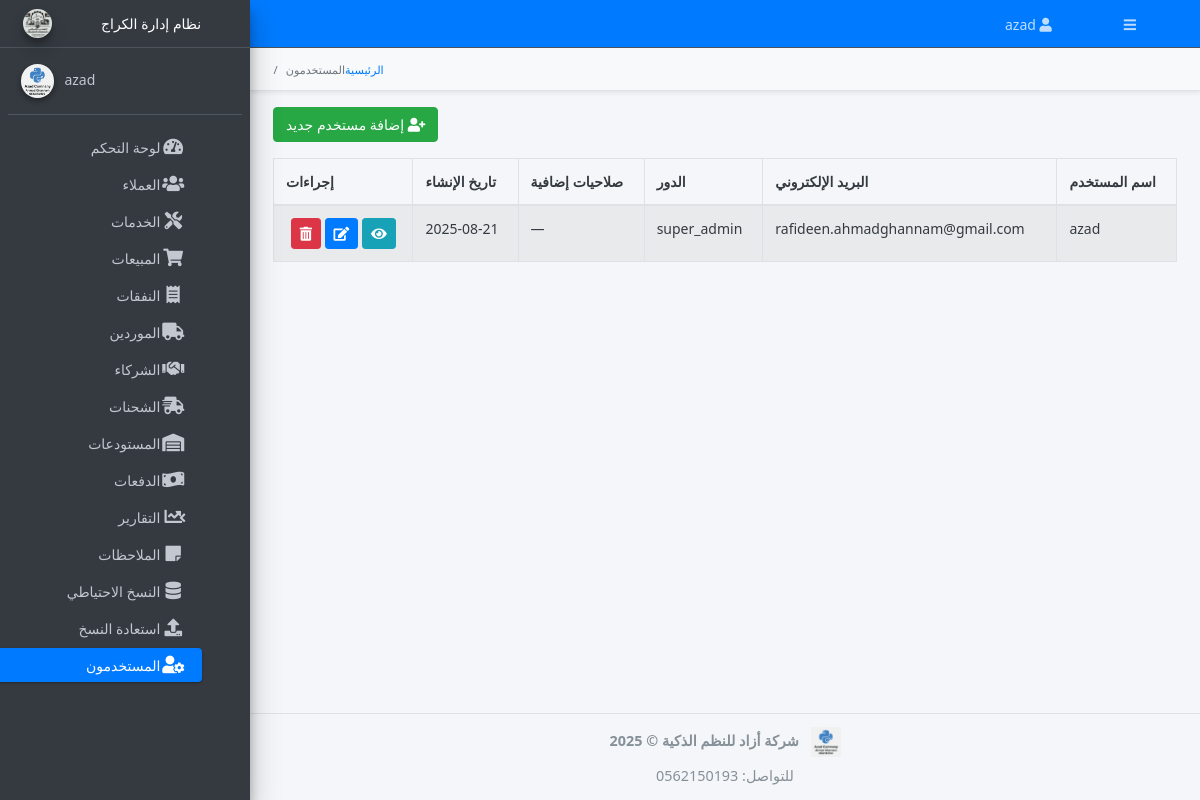
Page /users/ (signed in) on the committed database.
### models.py (models this page shows, shortened)
class TimestampMixin:
    created_at = db.Column(db.DateTime, default=datetime.utcnow, nullable=False, index=True)
    updated_at = db.Column(db.DateTime, default=datetime.utcnow, onupdate=datetime.utcnow, nullable=False, index=True)

class AuditMixin:
    @classmethod
    def __declare_last__(cls):
        from sqlalchemy import inspect, event as _evt
        @_evt.listens_for(cls, "before_update", propagate=True)
        def _capture_prev_state(mapper, connection, target):
            try:
                insp = inspect(target)
                prev = {}
                for attr in mapper.column_attrs:
                    hist = insp.attrs[attr.key].history
                    if hist.has_changes() and hist.deleted:
                        prev[attr.key] = hist.deleted[0]
                setattr(target, "_previous_state", prev)
            except Exception:
                setattr(target, "_previous_state", {})

class User(db.Model, UserMixin, TimestampMixin, AuditMixin):
    __tablename__ = "users"
    id            = db.Column(db.Integer, primary_key=True)
    username      = db.Column(db.String(50),  unique=True, nullable=False, index=True)
    email         = db.Column(db.String(120), unique=True, nullable=False, index=True)
    password_hash = db.Column(db.String(128), nullable=False)
    role_id       = db.Column(db.Integer, db.ForeignKey("roles.id"), index=True)
    _is_active    = db.Column("is_active", db.Boolean, nullable=False, server_default=text("1"))
    last_login    = db.Column(db.DateTime)
    role = db.relationship("Role", backref="users", lazy="joined")
    extra_permissions = db.relationship(
        "Permission",
        secondary=user_permissions,
        backref=db.backref("users_extra", lazy="dynamic"),
        lazy="dynamic",
    )
    service_requests = db.relationship("ServiceRequest", back_populates="mechanic", lazy="dynamic")
    sales            = db.relationship("Sale", back_populates="seller", cascade="all, delete-orphan")
    __table_args__ = (
        db.Index("ix_users_role_active", "role_id", "is_active"),
    )
    @property
    def is_active(self):
        return bool(self._is_active)
    @is_active.setter
    def is_active(self, value):
        self._is_active = bool(value)
    def has_permission(self, name: str) -> bool:
        target = (name or "").strip().lower()
        if not target:
            return False
        try:
            super_roles = set(SUPER_ROLES)
        except Exception:
            super_roles = set()
        role_name = (getattr(self.role, "name", "") or "").strip().lower()
        if role_name in super_roles:
            return True

class Role(db.Model, AuditMixin):
    __tablename__ = "roles"
    id          = db.Column(db.Integer, primary_key=True)
    name        = db.Column(db.String(50), unique=True, nullable=False, index=True)
    description = db.Column(db.String(200))
    is_default  = db.Column(db.Boolean, default=False, nullable=False)
    permissions = db.relationship(
        "Permission",
        secondary=role_permissions,
        lazy="selectin",
        backref=db.backref("roles", lazy="selectin"),
    )
    __table_args__ = (
        db.Index("ix_roles_default_name", "is_default", "name"),
    )

### routes/users.py (the view, shortened to what this page needs)
@users_bp.route("/", methods=["GET"], endpoint="list_users")
@login_required
@permission_required("manage_users")
def list_users():
    q = User.query.options(joinedload(User.role))
    term = request.args.get("search", "")
    if term:
        like = f"%{term}%"
        q = q.filter((User.username.ilike(like)) | (User.email.ilike(like)))
    page = request.args.get("page", 1, type=int)
    per_page = request.args.get("per_page", 20, type=int)
    pagination = q.order_by(User.username).paginate(page=page, per_page=per_page, error_out=False)
    users = pagination.items
    args = request.args.to_dict(flat=True)
    args.pop("page", None)
    return render_template("users/list.html", users=users, pagination=pagination, search=term, args=args)

### app.py (called while the page is built, shortened)
@login_manager.user_loader
def load_user(user_id):
    from sqlalchemy.orm import joinedload, lazyload
    from sqlalchemy import select
    uid_str = str(user_id or "").strip()
    try:
        ident = int(uid_str)
    except Exception:
        return None
    stmt_user = (
        select(User)
        .options(joinedload(User.role).joinedload(Role.permissions))
        .where(User.id == ident)
    )
    user = db.session.execute(stmt_user).unique().scalar_one_or_none()
    if user:
        return user
    stmt_cust = select(Customer).options(lazyload("*")).where(Customer.id == ident)
    return db.session.execute(stmt_cust).scalar_one_or_none()

### utils.py (called while the page is built, shortened)
def permission_required(*permission_names):
    base_needed = {str(p).strip().lower() for p in permission_names if p}
    def decorator(f):
        @wraps(f)
        def wrapped(*args, **kwargs):
            try:
                cfg = getattr(current_app, "config", {})
            except Exception:
                cfg = {}
            if cfg.get("PERMISSION_DISABLED") or cfg.get("LOGIN_DISABLED"):
                return f(*args, **kwargs)
            try:
                role_name = str(getattr(getattr(current_user, "role", None), "name", "")).lower()
                if role_name in {r.lower() for r in _SUPER_ROLES}:
                    return f(*args, **kwargs)
            except Exception:
                pass
        return wrapped
    return decorator

### templates/users/list.html (shortened to what this page needs)
{% extends 'base.html' %}
{% block breadcrumb %}
<li class="breadcrumb-item">
  <a href="{{ url_for('main.dashboard') }}">الرئيسية</a>
</li>
<li class="breadcrumb-item active">المستخدمون</li>
{% endblock %}
{% block content %}
<div class="container-fluid">
  {% if current_user.has_permission('admin_access') %}
    <a href="{{ url_for('users_bp.create_user') }}" class="btn btn-success mb-3">
      <i class="fas fa-user-plus"></i> إضافة مستخدم جديد
    </a>
  {% endif %}
  <table id="users-table" class="table table-striped table-bordered">
    <thead>
      <tr>
        <th>اسم المستخدم</th>
        <th>البريد الإلكتروني</th>
        <th>الدور</th>
        <th>صلاحيات إضافية</th>
        <th>تاريخ الإنشاء</th>
        {% if current_user.has_permission('admin_access') %}
          <th>إجراءات</th>
        {% endif %}
      </tr>
    </thead>
    <tbody>
      {% for user in users %}
        <tr>
          <td>{{ user.username }}</td>
          <td>{{ user.email }}</td>
          <td>{{ user.role.name if user.role else '—' }}</td>
          <td>
            {% set perms = user.extra_permissions.all() %}
            {% if perms %}
              {{ perms | map(attribute='name') | join(', ') }}
            {% else %}
              —
            {% endif %}
          </td>
          <td>{{ user.created_at.strftime('%Y-%m-%d') }}</td>
          {% if current_user.has_permission('admin_access') %}
            <td class="text-center">
              <a href="{{ url_for('users_bp.user_detail', user_id=user.id) }}"
                 class="btn btn-sm btn-info" title="تفاصيل">
                <i class="fas fa-eye"></i>
              </a>
              <a href="{{ url_for('users_bp.edit_user', user_id=user.id) }}"
                 class="btn btn-sm btn-primary" title="تعديل">
                <i class="fas fa-edit"></i>
              </a>
              <form action="{{ url_for('users_bp.delete_user', user_id=user.id) }}"
                    method="post" class="d-inline"
                    onsubmit="return confirm('هل أنت متأكد من حذف هذا المستخدم؟');">
                <button type="submit" class="btn btn-sm btn-danger" title="حذف">
                  <i class="fas fa-trash-alt"></i>
                </button>
              </form>
            </td>
          {% endif %}
        </tr>
      {% endfor %}
    </tbody>
  </table>
</div>
{% endblock %}

### templates/partials/navbar.html (shortened to what this page needs)
<nav class="main-header navbar navbar-expand navbar-primary navbar-dark">
  <ul class="navbar-nav">
    <li class="nav-item">
      <a class="nav-link" data-widget="pushmenu" href="#" role="button">
        <i class="fas fa-bars"></i>
      </a>
    </li>
  </ul>
  {% if current_user.is_authenticated %}
  <ul class="navbar-nav ml-auto">
    <li class="nav-item dropdown">
      <a class="nav-link" data-toggle="dropdown" href="#">
        <i class="fas fa-user"></i>
        {{ current_user.username }}
      </a>
    </li>
  </ul>
  {% endif %}
</nav>

### templates/partials/sidebar.html (shortened to what this page needs)
<aside class="main-sidebar sidebar-dark-primary elevation-4" dir="rtl">
  <a href="{{ url_for('main.dashboard') }}" class="brand-link text-center">
    <img src="{{ url_for('static', filename='img/logo.png') }}"
         alt="Garage Logo"
         class="brand-image img-circle elevation-3"
         style="opacity:.9; max-height:45px;">
    <span class="brand-text font-weight-light d-block">نظام إدارة الكراج</span>
  </a>
  <div class="sidebar">
    <div class="user-panel mt-3 pb-3 mb-3 d-flex justify-content-end">
      <div class="info text-right">
        <a href="{{ url_for('users_bp.profile') }}" class="d-block">
          {{ current_user.username if current_user.is_authenticated else "ضيف" }}
        </a>
      </div>
      <div class="image">
        <img src="{{ url_for('static', filename='img/azad_logo.png') }}"
             class="img-circle elevation-2"
             alt="User Image">
      </div>
    </div>
    <nav class="mt-2">
      <ul class="nav nav-pills nav-sidebar flex-column text-right" data-widget="treeview" role="menu" data-accordion="false">
        <li class="nav-item">
          <a href="{{ url_for('main.dashboard') }}" class="nav-link {% if request.endpoint == 'main.dashboard' %}active{% endif %}">
            <i class="nav-icon fas fa-tachometer-alt"></i><p>لوحة التحكم</p>
          </a>
        </li>
        <li class="nav-item">
          <a href="{{ url_for('customers_bp.list_customers') }}" class="nav-link {% if request.blueprint == 'customers_bp' %}active{% endif %}">
            <i class="nav-icon fas fa-users"></i><p>العملاء</p>
          </a>
        </li>
        <li class="nav-item">
          <a href="{{ url_for('service.list_requests') }}" class="nav-link {% if request.blueprint == 'service' %}active{% endif %}">
            <i class="nav-icon fas fa-tools"></i><p>الخدمات</p>
          </a>
        </li>
        <li class="nav-item">
          <a href="{{ url_for('sales_bp.list_sales') }}" class="nav-link {% if request.blueprint == 'sales_bp' %}active{% endif %}">
            <i class="nav-icon fas fa-shopping-cart"></i><p>المبيعات</p>
          </a>
        </li>
        <li class="nav-item">
          <a href="{{ url_for('expenses_bp.list_expenses') }}" class="nav-link {% if request.blueprint == 'expenses_bp' %}active{% endif %}">
            <i class="nav-icon fas fa-receipt"></i><p>النفقات</p>
          </a>
        </li>
        <li class="nav-item">
          <a href="{{ url_for('vendors_bp.suppliers_list') }}" class="nav-link {% if request.blueprint == 'vendors_bp' %}active{% endif %}">
            <i class="nav-icon fas fa-truck"></i><p>الموردين</p>
          </a>
        </li>
        <li class="nav-item">
          <a href="{{ url_for('vendors_bp.partners_list') }}" class="nav-link {% if request.blueprint == 'vendors_bp' %}active{% endif %}">
            <i class="nav-icon fas fa-handshake"></i><p>الشركاء</p>
          </a>
        </li>
        <li class="nav-item">
          <a href="{{ url_for('shipments_bp.list_shipments') }}" class="nav-link {% if request.blueprint == 'shipments_bp' %}active{% endif %}">
            <i class="nav-icon fas fa-shipping-fast"></i><p>الشحنات</p>
          </a>
        </li>
        <li class="nav-item">
          <a href="{{ url_for('warehouse_bp.list') }}" class="nav-link {% if request.blueprint == 'warehouse_bp' %}active{% endif %}">
            <i class="nav-icon fas fa-warehouse"></i><p>المستودعات</p>
          </a>
        </li>
        <li class="nav-item">
          <a href="{{ url_for('payments.index') }}" class="nav-link {% if request.blueprint == 'payments' %}active{% endif %}">
            <i class="nav-icon fas fa-money-bill-wave"></i><p>الدفعات</p>
          </a>
        </li>
        {% set is_reports = (request.blueprint == 'reports_bp') %}
        <li class="nav-item has-treeview {% if is_reports %}menu-open{% endif %}">
          <a href="{{ url_for('reports_bp.universal') }}" class="nav-link {% if is_reports and request.endpoint == 'reports_bp.universal' %}active{% endif %}">
            <i class="nav-icon fas fa-chart-line"></i><p>التقارير<i class="right fas fa-angle-left"></i></p>
          </a>
        </li>
        <li class="nav-item">
          <a href="{{ url_for('notes_bp.list_notes') }}" class="nav-link {% if request.blueprint == 'notes_bp' %}active{% endif %}">
            <i class="nav-icon fas fa-sticky-note"></i><p>الملاحظات</p>
          </a>
        </li>
        {% if current_user.has_permission('backup_database') %}
          <li class="nav-item">
            <a href="{{ url_for('main.backup_db') }}" class="nav-link {% if request.endpoint in ['main.backup_db','main.restore_db'] %}active{% endif %}">
              <i class="nav-icon fas fa-database"></i><p>النسخ الاحتياطي</p>
            </a>
          </li>
        {% endif %}
        {% if current_user.has_permission('restore_database') %}
          <li class="nav-item">
            <a href="{{ url_for('main.restore_db') }}" class="nav-link {% if request.endpoint == 'main.restore_db' %}active{% endif %}">
              <i class="nav-icon fas fa-upload"></i><p>استعادة النسخ</p>
            </a>
          </li>
        {% endif %}
        <li class="nav-item">
          <a href="{{ url_for('users_bp.list_users') }}" class="nav-link {% if request.blueprint == 'users_bp' %}active{% endif %}">
            <i class="nav-icon fas fa-user-cog"></i><p>المستخدمون</p>
          </a>
        </li>
      </ul>
    </nav>
  </div>
</aside>

### static/css/style.css (style rules this page uses)
:root { --font-family-ar: 'Segoe UI', Tahoma, Geneva, Verdana, sans-serif; --sidebar-link-default: #e0e0e0; --sidebar-link-hover: #ffffff; --sidebar-link-hover-bg: rgba(255, 255, 255, 0.1); --content-bg: #f4f6f9; --content-text: #343a40; --card-header-bg: #343a40; --card-header-text: #f8f9fa; --footer-bg: #f4f6f9; --dark-bg: #343a40; --dark-sidebar-bg: #1e282c; --dark-content-bg: #2e3b4e; --dark-text: #c2c7d0; --dark-text-alt: #e0e0e0; --dark-bg-alt: #273143; }
body { direction: rtl; font-family: var(--font-family-ar); }
.main-sidebar { overflow-x: visible; }
.main-sidebar .nav-link { color: var(--sidebar-link-default); white-space: normal; word-break: break-word; text-align: right; padding-left: 1rem; padding-right: 0.5rem; }
.main-sidebar .nav-link .nav-icon { margin-right: 0.5rem; margin-left: 0; }
.main-sidebar .nav-link:hover, .main-sidebar .nav-link.active { background-color: var(--sidebar-link-hover-bg); color: var(--sidebar-link-hover); }
.brand-link .brand-text { white-space: normal; text-align: center; display: block; }

### rows in the picture
User: username "azad", is_active+username "azad", email "rafideen.ahmadghannam@gmail.com", role "super_admin", created_at "2025-08-21"
